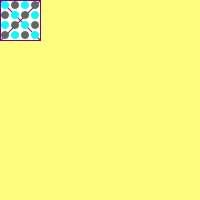
Frame 1 (no input)
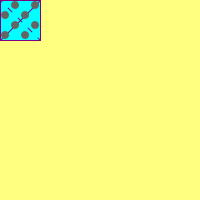
Frame 2 (the mouse pressed at the canvas centre, redrawn once)

The Processing sketch that drew these frames (run headless with seeded random() and noise(); the mouse was pressed at the canvas centre and the sketch redrawn once):

// Processing sketch: processing_97516
// ── processing_97516.pde

// Autor ou Autora Luiz Ernesto Merkle
// licença CC A SA 
// Parte  2
// O objetivo deste exemplo é ilustrar como se torna um
// esboço simples que contem um desenho e o repetimos. 

/* Para se transformar um esboço sequencial em um que utilize 
 a estrutura setup e draw é necessário separar a declaração
 de variáveis da atribuição de seus valores. 
 int k = 255; 
 color fundo = color(k, k, k/2);
 color figura = color(0, k, k);
 color traco = color (k/2, 0, k/2); 
 Ficam só a declaração de variáveis: 
 */
int k; 
color fundo;
color figura;
color traco; 

/* Agora passe a atribuição de valores a elas para dentro do setup,
 assim como outros comandos que não se repetem. */

void setup() {
  size(200, 200); 
  // note que os tipos int foram retirados
  k = 255; 
  fundo = color(k, k, k/2);
  figura = color(0, k, k);
  traco = color (k/2, 0, k/2); 
  // Como o esboço na Parte 1 era estático
  noLoop();
  background(fundo);
} 

void draw() {
 // background(fundo);
  // aqui começa o desenho
  // trata-se de um ladrilho com duas diagonais e 16 circunferências
  stroke(traco);
  rect(0, 0, 40, 40); 
  line(0, 0, 40, 40); 
  line (40, 0, 0, 40);
  noStroke();
  fill(figura); 
  for (int y=0; y<4; y++)
    for (int x=0; x<4 ; x++)
    {
      if ((x+y)%2==0)
        fill(figura); 
      else
        fill(100);
      ellipse(x*10+5, y*10+5, 8, 8);
    }
  // aqui termina o ladrilho
}
